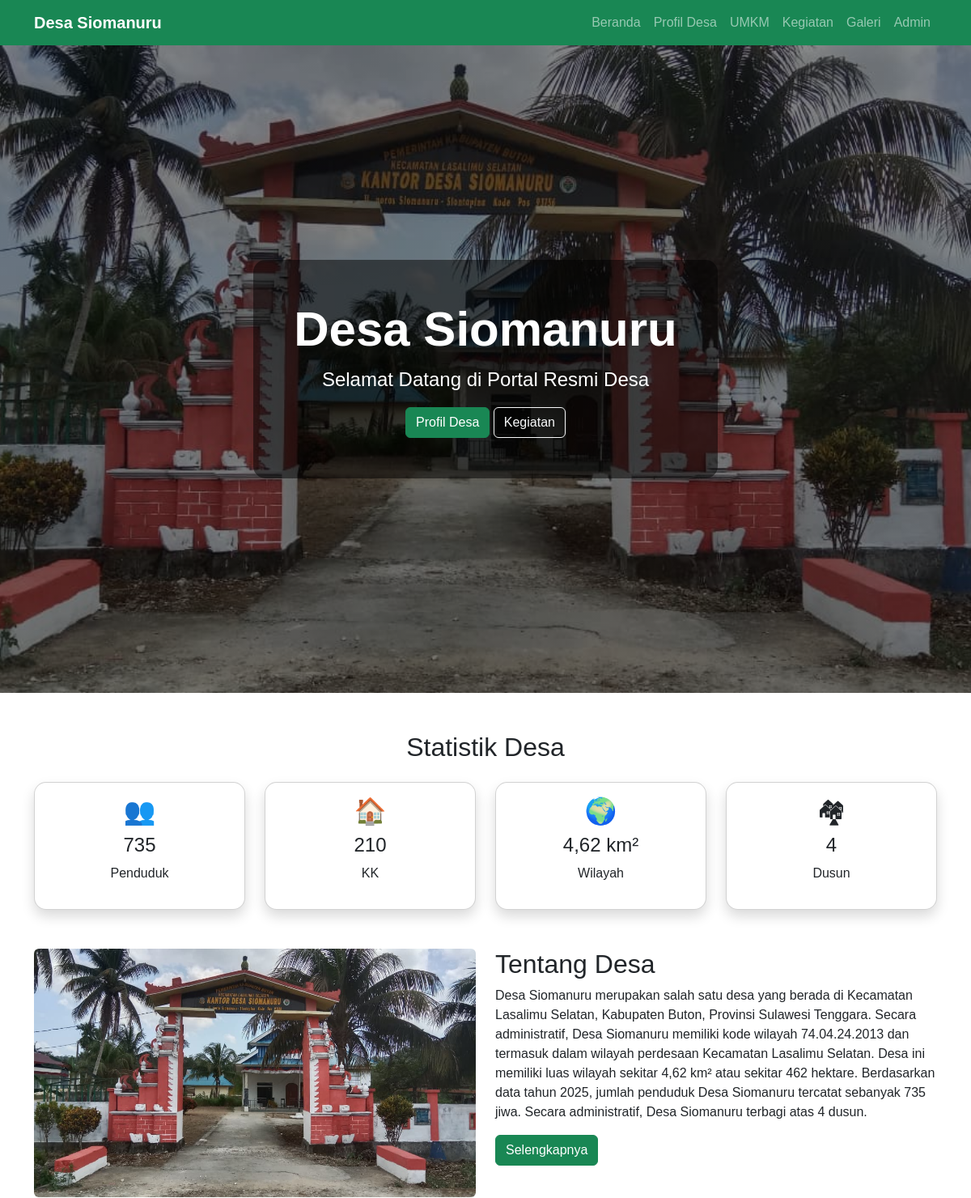
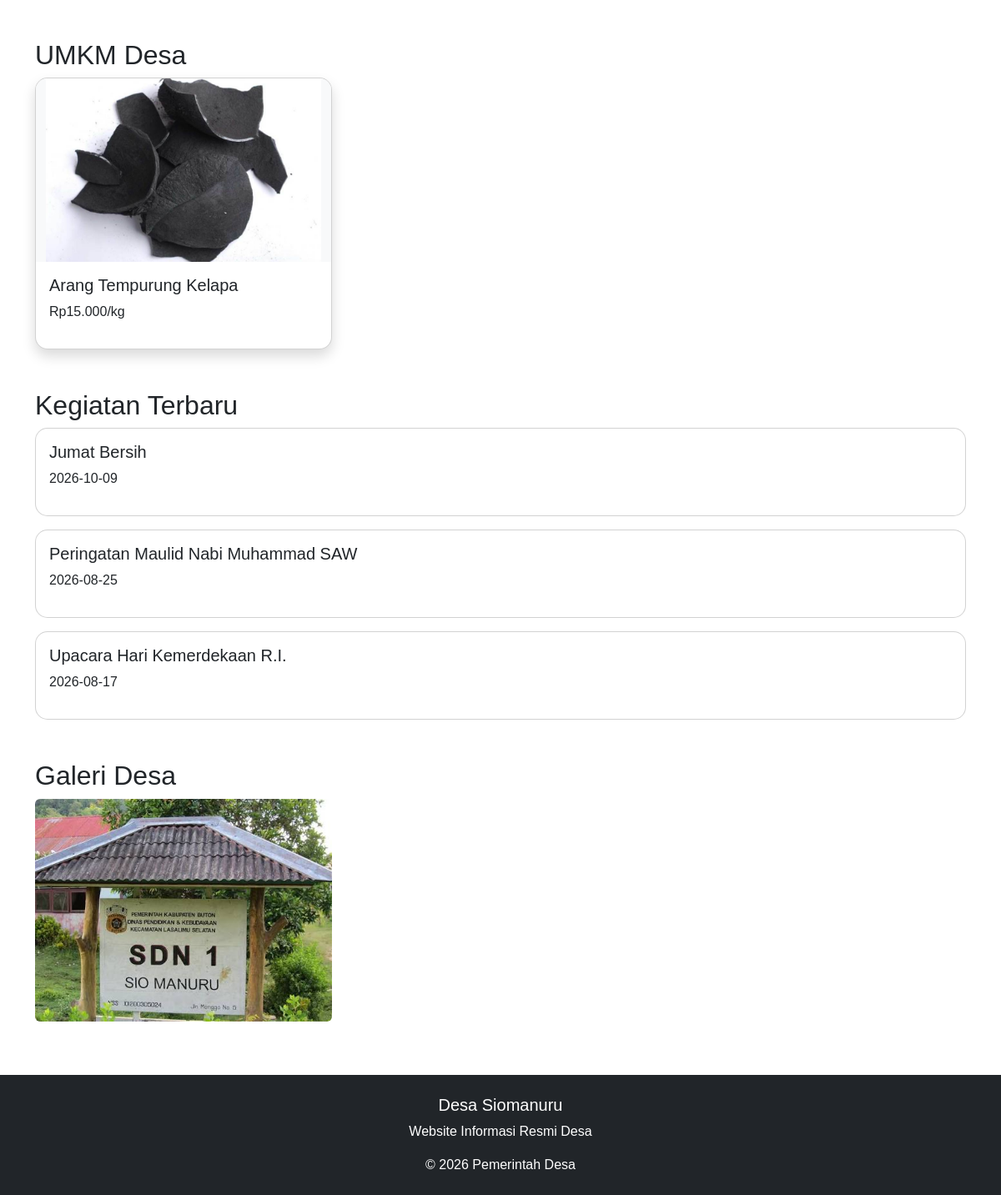
The page / on the database its author committed (2 pictures, top to bottom).
### models/profil.py (models this page shows)
class ProfilDesa(db.Model):
    id = db.Column(
        db.Integer,
        primary_key=True
    )
    nama_desa = db.Column(
        db.String(200)
    )
    deskripsi = db.Column(
        db.Text
    )
    sejarah = db.Column(
        db.Text
    )
    visi = db.Column(
        db.Text
    )
    misi = db.Column(
        db.Text
    )
    kepala_desa = db.Column(
        db.String(200)
    )
    alamat = db.Column(
        db.Text
    )
    foto = db.Column(
        db.String(200)
    )
    maps = db.Column(
        db.Text
    )
    jumlah_penduduk = db.Column(
        db.Integer
    )
    jumlah_kk = db.Column(
        db.Integer
    )
    luas_wilayah = db.Column(
        db.String(100)
    )
    jumlah_dusun = db.Column(
        db.Integer
    )

### models/umkm.py (models this page shows)
class UMKM(db.Model):
    id = db.Column(
        db.Integer,
        primary_key=True
    )
    nama_produk = db.Column(
        db.String(150)
    )
    deskripsi = db.Column(
        db.Text
    )
    harga = db.Column(
        db.String(100)
    )
    nama_pemilik = db.Column(
        db.String(150)
    )
    alamat = db.Column(
        db.Text
    )
    nomor_hp = db.Column(
        db.String(20)
    )
    foto = db.Column(
        db.String(200)
    )

### models/kegiatan.py (models this page shows)
class Kegiatan(db.Model):
    __tablename__ = "kegiatan"
    id = db.Column(
        db.Integer,
        primary_key=True
    )
    nama = db.Column(
        db.String(200),
        nullable=False
    )
    tanggal = db.Column(
        db.Date
    )
    kategori = db.Column(
        db.String(50)
    )
    deskripsi = db.Column(
        db.Text
    )
    banner = db.Column(
        db.String(200)
    )
    dokumentasi = db.relationship(
        "Dokumentasi",
        backref="kegiatan",
        cascade="all, delete",
        lazy=True
    )

### models/galeri.py (models this page shows)
class Galeri(db.Model):
    id = db.Column(
        db.Integer,
        primary_key=True
    )
    judul = db.Column(
        db.String(200),
        nullable=False
    )
    deskripsi = db.Column(
        db.Text
    )
    foto = db.Column(
        db.String(200),
        nullable=False
    )
    kategori = db.Column(
        db.String(100)
    )

### app.py (the view)
@app.route("/")
def home():
    profil = ProfilDesa.query.first()
    umkm = UMKM.query.limit(3).all()
    kegiatan = Kegiatan.query.order_by(
        Kegiatan.tanggal.desc()
    ).limit(3).all()
    galeri = Galeri.query.limit(6).all()
    return render_template(
        "index.html",
        profil=profil,
        umkm=umkm,
        kegiatan=kegiatan,
        galeri=galeri
    )

### app.py (called while the page is built)
@app.context_processor
def utility_processor():
    def nama_bulan(bulan):
        daftar = [
            "",
            "Januari",
            "Februari",
            "Maret",
            "April",
            "Mei",
            "Juni",
            "Juli",
            "Agustus",
            "September",
            "Oktober",
            "November",
            "Desember"
        ]
        return daftar[bulan]
    def pindah(bulan,tahun,arah):
        bulan += arah
        if bulan < 1:
            bulan = 12
            tahun -= 1
        if bulan > 12:
            bulan = 1
            tahun += 1
        return {
            "bulan":bulan,
            "tahun":tahun
        }
    return dict(
        nama_bulan=nama_bulan,
        pindah=pindah
    )

### templates/index.html
{% extends "base.html" %}
{% block content %}
<section
class="hero"
style="
background-image:
linear-gradient(
rgba(0,0,0,0.45),
rgba(0,0,0,0.45)
),
url('/static/uploads/profil/{{profil.foto}}');
">
<div class="overlay">
<h1>
{{profil.nama_desa}}
</h1>
<p>
Selamat Datang di Portal Resmi Desa
</p>
<a href="/profil"
class="btn btn-success">
Profil Desa
</a>
<a href="/kegiatan"
class="btn btn-outline-light">
Kegiatan
</a>
</div>
</section>
<div class="container mt-5">
<h2 class="text-center">
Statistik Desa
</h2>
<div class="row text-center mt-4">
<div class="col-md-3">
<div class="card shadow">
<div class="card-body">
<h2>
👥
</h2>
<h4>
{{profil.jumlah_penduduk}}
</h4>
<p>
Penduduk
</p>
</div>
</div>
</div>
<div class="col-md-3">
<div class="card shadow">
<div class="card-body">
<h2>
🏠
</h2>
<h4>
{{profil.jumlah_kk}}
</h4>
<p>
KK
</p>
</div>
</div>
</div>
<div class="col-md-3">
<div class="card shadow">
<div class="card-body">
<h2>
🌍
</h2>
<h4>
{{profil.luas_wilayah}}
</h4>
<p>
Wilayah
</p>
</div>
</div>
</div>
<div class="col-md-3">
<div class="card shadow">
<div class="card-body">
<h2>
🏘
</h2>
<h4>
{{profil.jumlah_dusun}}
</h4>
<p>
Dusun
</p>
</div>
</div>
</div>
</div>
</div>
<div class="container mt-5">
<div class="row">
<div class="col-md-6">
{% if profil.foto %}
<img
src="/static/uploads/profil/{{profil.foto}}"
class="img-fluid rounded">
{% endif %}
</div>
<div class="col-md-6">
<h2>
Tentang Desa
</h2>
<p>
{{profil.deskripsi}}
</p>
<a href="/profil"
class="btn btn-success">
Selengkapnya
</a>
</div>
</div>
</div>
<div class="container mt-5">
<h2>
UMKM Desa
</h2>
<div class="row">
{% for item in umkm %}
<div class="col-md-4">
<div class="card shadow">
{% if item.foto %}
<img
src="/static/uploads/umkm/{{item.foto}}"
class="card-img-top"
style="
width:100%;
height:220px;
object-fit:contain;
background:#f8f9fa;
"
>
{% endif %}
<div class="card-body">
<h5>
{{item.nama_produk}}
</h5>
<p>
{{item.harga}}
</p>
</div>
</div>
</div>
{% endfor %}
</div>
</div>
<div class="container mt-5">
<h2>
Kegiatan Terbaru
</h2>
{% for item in kegiatan %}
<div class="card mb-3">
<div class="card-body">
<h5>
{{item.nama}}
</h5>
<p>
{{item.tanggal}}
</p>
</div>
</div>
{% endfor %}
</div>
<div class="container mt-5">
<h2>
Galeri Desa
</h2>
<div class="row">
{% for item in galeri %}
<div class="col-md-4 mb-3">
<img
src="/static/uploads/galeri/{{item.foto}}"
class="img-fluid rounded">
</div>
{% endfor %}
</div>
</div>
{% endblock %}

### templates/base.html (shortened to what this page needs)
<!DOCTYPE html>
<html lang="id">
<head>
<link href="https://cdn.jsdelivr.net/npm/bootstrap@5.3.3/dist/css/bootstrap.min.css"
rel="stylesheet">
<link rel="stylesheet"
href="/static/css/style.css">
<link
rel="stylesheet"
href="https://cdn.jsdelivr.net/npm/bootstrap-icons@1.11.3/font/bootstrap-icons.min.css">
</head>
<body>
<nav class="navbar navbar-expand-lg navbar-dark bg-success">
<div class="container">
<a class="navbar-brand"
href="/">
Desa Siomanuru
</a>
<div class="collapse navbar-collapse"
id="navbarMenu">
<ul class="navbar-nav ms-auto">
<li class="nav-item">
<a class="nav-link"
href="/">
Beranda
</a>
</li>
<li class="nav-item">
<a class="nav-link"
href="/profil">
Profil Desa
</a>
</li>
<li class="nav-item">
<a class="nav-link"
href="/umkm">
UMKM
</a>
</li>
<li class="nav-item">
<a class="nav-link"
href="/kegiatan">
Kegiatan
</a>
</li>
<li class="nav-item">
<a class="nav-link"
href="/galeri">
Galeri
</a>
</li>
<li class="nav-item">
<a class="nav-link"
href="{{ url_for('admin.login') }}">
Admin
</a>
</li>
</ul>
</div>
</div>
</nav>
{% block content %}
{% endblock %}
<footer class="bg-dark text-white mt-5">
<div class="container text-center py-4">
<h5>
{{config.NAMA_DESA if config.NAMA_DESA else "Portal Desa"}}
</h5>
<p>
Website Informasi Resmi Desa
</p>
<p class="mb-0">
© 2026 Pemerintah Desa
</p>
</div>
</footer>
</body>
</html>

### static/css/style.css (style rules this page uses)
body { font-family:Arial, sans-serif; }
.navbar-brand { font-weight:bold; }
.card { border-radius:15px; overflow:hidden; }
.card img { height:220px; object-fit:cover; }
footer { margin-top:80px; }
.card { transition: 0.3s; }
.hero { width: 100%; min-height: 100vh; background-size: cover; background-position: center; background-repeat: no-repeat; display: flex; align-items: center; justify-content: center; color: white; text-align: center; padding: 40px 20px; }
.hero .overlay { background:rgba(0,0,0,0.5); padding:50px; border-radius:15px; }
.hero h1 { font-size: clamp(32px, 5vw, 64px); font-weight: bold; }
.hero p { font-size: clamp(16px, 2vw, 24px); }

### rows shown on the page
ProfilDesa: foto (picture), nama_desa "Desa Siomanuru", jumlah_penduduk "735", jumlah_kk "210", luas_wilayah "4,62 km²", jumlah_dusun "4", deskripsi "Desa Siomanuru merupakan salah satu desa yang berada di Kecamatan Lasalimu Selatan, Kabupaten Buton, Provinsi Sulawesi Tenggara. Secara administratif, Desa Siomanuru memiliki kode wilayah 74.04.24.2013 dan termasuk dalam wilayah perdesaan Kecamatan Lasalimu Selatan. Desa ini memiliki luas wilayah sekitar 4,62 km² atau sekitar 462 hektare. Berdasarkan data tahun 2025, jumlah penduduk Desa Siomanuru tercatat sebanyak 735 jiwa. Secara administratif, Desa Siomanuru terbagi atas 4 dusun."
UMKM: foto (picture), nama_produk "Arang Tempurung Kelapa", harga "Rp15.000/kg"
Kegiatan: nama "Jumat Bersih", tanggal "2026-10-09"
Kegiatan: nama "Peringatan Maulid Nabi Muhammad SAW", tanggal "2026-08-25"
Kegiatan: nama "Upacara Hari Kemerdekaan R.I.", tanggal "2026-08-17"
Galeri: foto (picture)
